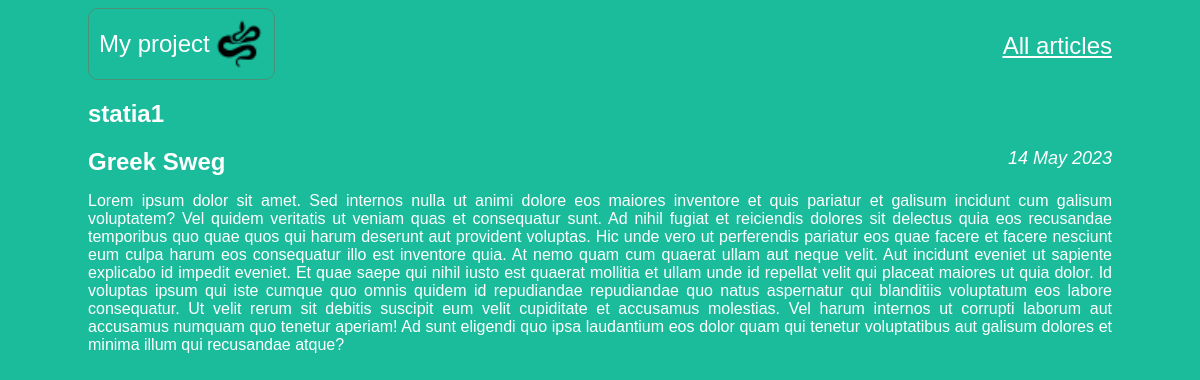
Page /article/5 on the committed database.
### articles/models.py (models this page shows, shortened)
class Article(models.Model):
    title = models.CharField(max_length=200)
    author = models.ForeignKey(User, on_delete=models.CASCADE)
    author_article = models.ForeignKey('Author', on_delete=models.SET_NULL, null=True)
    text = models.TextField()
    created_date = models.DateField(auto_now_add=True)
    date_article = models.DateField('Date create article', null=False)

class Author(models.Model):
    first_name = models.CharField(max_length=100)
    last_name = models.CharField(max_length=100)
    date_of_birth = models.DateField(null=True, blank=True)
    date_of_death = models.DateField('Died', null=True, blank=True)

### articles/views.py (the view)
# urls.py: re_path(r'^article/(?P<article_id>\d+)$', views.get_article, name='get_article'),
def get_article(request, article_id):
    try:
        post = Article.objects.get(id=article_id)
        return render(request, 'article.html', {"post": post})
    except Article.DoesNotExist:
        raise Http404

### articles/templates/article.html (shortened to what this page needs)
<!DOCTYPE html>
<html lang="en">
<head>
    <link rel="stylesheet" type="text/css" href="{{ STATIC_URL }}/static/css/article.css">
</head>
<body>
<div class="header">
    <div id="logo_article_id">
        <p id="logo_text">My project</p>
        <img src="{{ STATIC_URL }}/static/images/snake.png"/>
    </div>
    <p id="all_states"><a href="http://127.0.0.1:8000/">All articles</a></p>
</div>
<div class="archive">
    <div class="one-post">
        <h2 class="post-title-article">{{ post.title }}</h2>
        <div class="article-info">
            <div class="article-author">{{ post.author_article.last_name}} {{ post.author_article.first_name}}</div>
            <div class="article-created-date">{{ post.date_article|date:"j F Y"|title }}</div>
        </div>
        <p class="article-text">{{ post.text }}</p>
    </div>
</div>
</body>
</html>

### articles/static/css/article.css (style rules this page uses)
body { background: #1abc9c; font-family: Tahoma, Arial, sans-serif; color: #ffffff; width: 1024px; margin-left: auto; margin-right: auto; }
#logo_article_id { display: inline-block; padding: 10px; border: 1px solid #4a9177; text-align: center; border-radius: 10px; }
#all_states { float:right; }
#logo_text { display: inline-block; margin: 0; font-size: 24px; vertical-align: middle; }
#logo_article_id img { display: inline-block; width: 50px; height: 50px; vertical-align: middle; }
.header img { display: inline-block; width: 30px; margin-left: auto; margin-right: auto; }
#all_states { text-decoration: underline; font-size: 24px; vertical-align: middle; }
.article-text { text-align: justify; }
.article-info div { display: inline-block; vertical-align: middle; }
.article-created-date { float: right; font-size: 18px; font-style: italic; }
.article-author { font-size: 24px; font-weight: bold; }
a { color: white; }

### rows in the picture
Article: title "statia1", author_article.last_name "Greek", author_article.first_name "Sweg", date_article "14 May 2023", text "Lorem ipsum dolor sit amet. Sed internos nulla ut animi dolore eos maiores inventore et quis pariatur et galisum incidunt cum galisum voluptatem? Vel quidem veritatis ut veniam quas et consequatur sunt. Ad nihil fugiat et reiciendis dolores sit delectus quia eos recusandae temporibus quo quae quos qui harum deserunt aut provident voluptas. Hic unde vero ut perferendis pariatur eos quae facere et facere nesciunt eum culpa harum eos consequatur illo est inventore quia. At nemo quam cum quaerat ullam aut neque velit. Aut incidunt eveniet ut sapiente explicabo id impedit eveniet. Et quae saepe qui nihil iusto est quaerat mollitia et ullam unde id repellat velit qui placeat maiores ut quia…"
